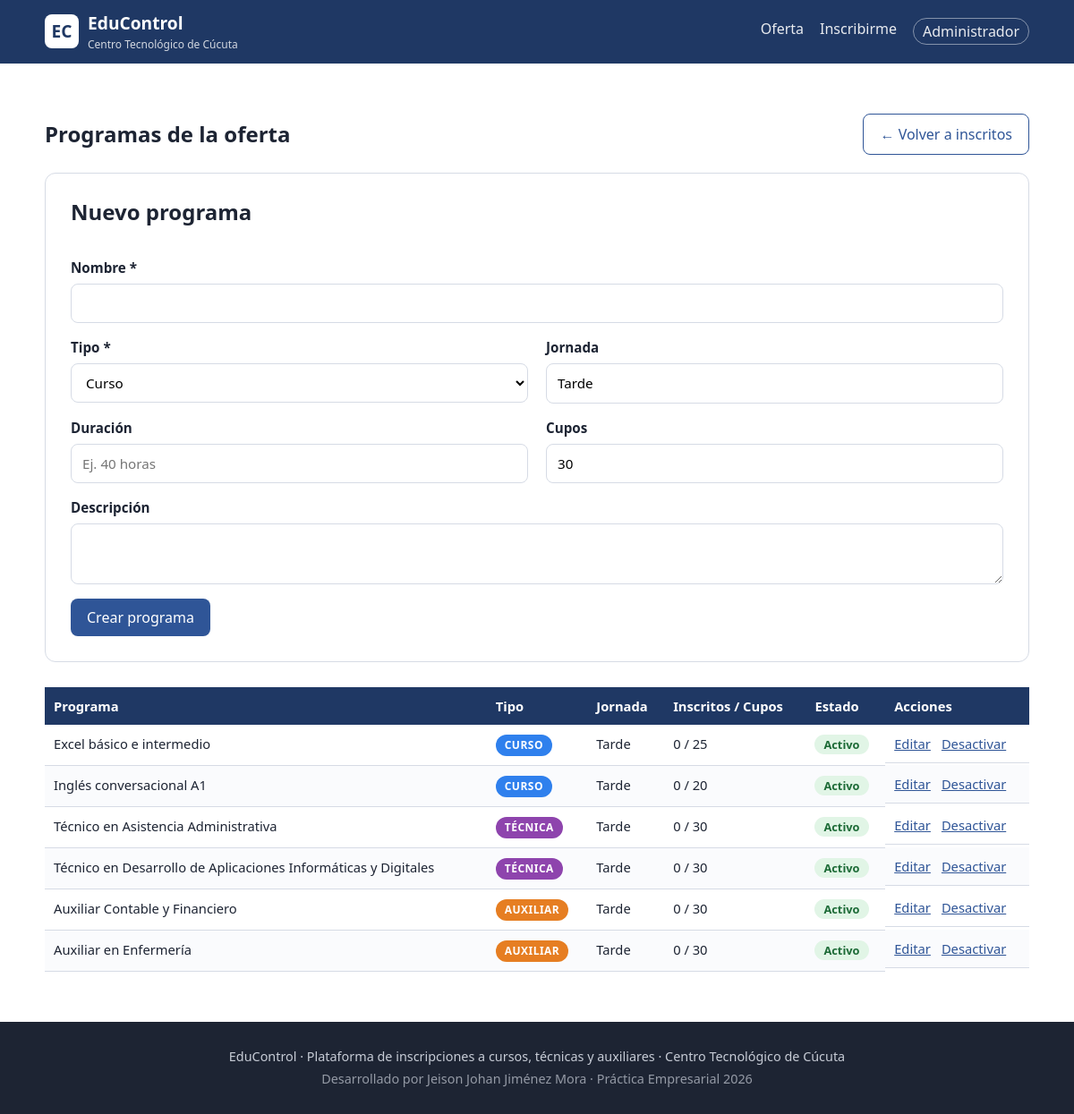
Screenshot of /programas.php (signed in) with the database file from the repository.
### tables this page shows
CREATE TABLE programas (
  id_programa   INT AUTO_INCREMENT PRIMARY KEY,
  nombre        VARCHAR(150) NOT NULL,
  tipo          ENUM('curso','tecnica','auxiliar') NOT NULL,
  descripcion   VARCHAR(500) DEFAULT NULL,
  jornada       VARCHAR(50)  NOT NULL DEFAULT 'Tarde',
  duracion      VARCHAR(50)  DEFAULT NULL,
  cupos         INT NOT NULL DEFAULT 30,
  estado        TINYINT(1) NOT NULL DEFAULT 1           
);

### db.php (called while the page is built, shortened)
<?php
function e(?string $texto): string
{
    return htmlspecialchars((string)$texto, ENT_QUOTES, 'UTF-8');
}
function tipo_texto(string $tipo): string
{
    return ['curso' => 'Curso', 'tecnica' => 'Técnica', 'auxiliar' => 'Auxiliar'][$tipo] ?? $tipo;
}

### programas.php (the view, shortened to what this page needs)
<?php
$pdo = db();
$editar = null;
$programas = $pdo->query('SELECT p.*, (SELECT COUNT(*) FROM inscripciones i WHERE i.id_programa = p.id_programa) AS inscritos
                          FROM programas p ORDER BY p.tipo, p.nombre')->fetchAll();
require __DIR__ . '/../includes/header.php';
?>
<section class="seccion">
  <div class="contenedor">
    <div class="panel__cabecera">
      <h1>Programas de la oferta</h1>
      <a class="boton boton--borde" href="index.php">&larr; Volver a inscritos</a>
    </div>
    <form class="formulario" method="post">
      <h2 class="completo"><?= $editar ? 'Editar programa' : 'Nuevo programa' ?></h2>
      <label class="completo">Nombre * <input type="text" name="nombre" required maxlength="150" value="<?= e($editar['nombre'] ?? '') ?>"></label>
      <label>Tipo *
        <select name="tipo" required>
          <?php foreach (['curso', 'tecnica', 'auxiliar'] as $t): ?>
            <option value="<?= $t ?>" <?= ($editar['tipo'] ?? '') === $t ? 'selected' : '' ?>><?= tipo_texto($t) ?></option>
          <?php endforeach; ?>
        </select>
      </label>
      <label>Jornada <input type="text" name="jornada" value="<?= e($editar['jornada'] ?? 'Tarde') ?>"></label>
      <label>Duración <input type="text" name="duracion" value="<?= e($editar['duracion'] ?? '') ?>" placeholder="Ej. 40 horas"></label>
      <label>Cupos <input type="number" name="cupos" min="1" value="<?= (int)($editar['cupos'] ?? 30) ?>"></label>
      <label class="completo">Descripción <textarea name="descripcion" rows="2" maxlength="500"><?= e($editar['descripcion'] ?? '') ?></textarea></label>
      <div class="completo">
        <button class="boton" type="submit"><?= $editar ? 'Guardar cambios' : 'Crear programa' ?></button>
      </div>
    </form>
    <div class="tabla-scroll">
      <table class="tabla">
        <thead><tr><th>Programa</th><th>Tipo</th><th>Jornada</th><th>Inscritos / Cupos</th><th>Estado</th><th>Acciones</th></tr></thead>
        <tbody>
        <?php foreach ($programas as $p): ?>
          <tr>
            <td><?= e($p['nombre']) ?></td>
            <td><span class="etiqueta etiqueta--<?= e($p['tipo']) ?>"><?= tipo_texto($p['tipo']) ?></span></td>
            <td><?= e($p['jornada']) ?></td>
            <td><?= (int)$p['inscritos'] ?> / <?= (int)$p['cupos'] ?></td>
            <td><span class="estado estado--<?= $p['estado'] ? 'whatsapp' : 'fallido' ?>"><?= $p['estado'] ? 'Activo' : 'Inactivo' ?></span></td>
            <td class="acciones">
              <a href="?editar=<?= (int)$p['id_programa'] ?>">Editar</a>
              <form method="post">
                <button type="submit" class="enlace"><?= $p['estado'] ? 'Desactivar' : 'Activar' ?></button>
              </form>
            </td>
          </tr>
        <?php endforeach; ?>
        </tbody>
      </table>
    </div>
  </div>
</section>
<?php require __DIR__ . '/../includes/footer.php'; ?>

### styles.css (style rules this page uses)
:root { --azul: #1f3864; --azul-claro: #2f5597; --verde: #25a244; --gris: #f3f5f9; --borde: #d6dbe5; --texto: #1d2433; --suave: #5b6475; --curso: #2f80ed; --tecnica: #8e44ad; --auxiliar: #e67e22; --radio: 12px; }
* { box-sizing: border-box; }
body { margin: 0; font-family: "Segoe UI", Roboto, Arial, sans-serif; color: var(--texto); background: #fff; line-height: 1.5; }
h1, h2, h3 { line-height: 1.25; margin-top: 0; }
a { color: var(--azul-claro); }
.contenedor { width: min(1100px, 92%); margin: 0 auto; }
.seccion { padding: 56px 0; }
.boton { display: inline-block; background: var(--azul-claro); color: #fff; border: 0; border-radius: 8px; padding: 10px 18px; font-size: 1rem; cursor: pointer; text-decoration: none; font-family: inherit; }
.boton--borde { background: transparent; color: var(--azul-claro); border: 1px solid var(--azul-claro); }
.enlace { background: none; border: 0; color: var(--azul-claro); cursor: pointer; padding: 0; font: inherit; text-decoration: underline; }
.etiqueta { display: inline-block; font-size: .75rem; font-weight: 700; text-transform: uppercase; letter-spacing: .04em; padding: 3px 10px; border-radius: 20px; color: #fff; align-self: flex-start; }
.etiqueta--curso { background: var(--curso); }
.etiqueta--tecnica { background: var(--tecnica); }
.etiqueta--auxiliar { background: var(--auxiliar); }
.formulario { background: #fff; border: 1px solid var(--borde); border-radius: var(--radio); padding: 28px; display: grid; grid-template-columns: 1fr 1fr; gap: 16px 20px; margin-bottom: 28px; }
.formulario label { display: flex; flex-direction: column; gap: 6px; font-weight: 600; font-size: .95rem; }
.formulario .completo { grid-column: 1 / -1; }
.formulario > * { min-width: 0; }
.formulario input, .formulario select, .formulario textarea { width: 100%; max-width: 100%; font: inherit; font-weight: 400; padding: 10px 12px; border: 1px solid var(--borde); border-radius: 8px; background: #fff; }
.panel__cabecera { display: flex; justify-content: space-between; align-items: center; gap: 12px; flex-wrap: wrap; margin-bottom: 20px; }
.panel__cabecera h1 { margin: 0; }
.tabla-scroll { overflow-x: auto; }
.tabla { width: 100%; border-collapse: collapse; font-size: .92rem; }
.tabla th { background: var(--azul); color: #fff; text-align: left; padding: 10px; white-space: nowrap; }
.tabla td { border-bottom: 1px solid var(--borde); padding: 10px; vertical-align: top; }
.tabla td:first-child, .tabla td:nth-child(2) { white-space: nowrap; }
.tabla tr:nth-child(even) td { background: #fafbfd; }
.acciones { display: flex; gap: 12px; }
.acciones form { margin: 0; }
.estado { font-size: .8rem; font-weight: 700; padding: 2px 10px; border-radius: 20px; background: #eceff4; }
.estado--whatsapp { background: #e1f5e6; color: #1d6b37; }

### rows the page displays
programas: nombre "Excel básico e intermedio", tipo "CURSO", jornada "Tarde", inscritos "0", cupos "25", estado "Activo"
programas: nombre "Inglés conversacional A1", tipo "CURSO", jornada "Tarde", inscritos "0", cupos "20", estado "Activo"
programas: nombre "Técnico en Asistencia Administrativa", tipo "TÉCNICA", jornada "Tarde", inscritos "0", cupos "30", estado "Activo"
programas: nombre "Técnico en Desarrollo de Aplicaciones Informáticas y Digitales", tipo "TÉCNICA", jornada "Tarde", inscritos "0", cupos "30", estado "Activo"
programas: nombre "Auxiliar Contable y Financiero", tipo "AUXILIAR", jornada "Tarde", inscritos "0", cupos "30", estado "Activo"
programas: nombre "Auxiliar en Enfermería", tipo "AUXILIAR", jornada "Tarde", inscritos "0", cupos "30", estado "Activo"

### other values shown
INSTITUCION "Centro Tecnológico de Cúcuta"
form field tipo "Curso"
